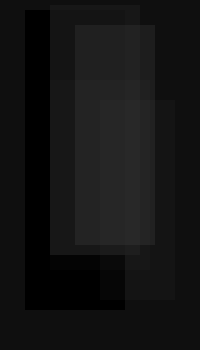
Frame 1 (no input)
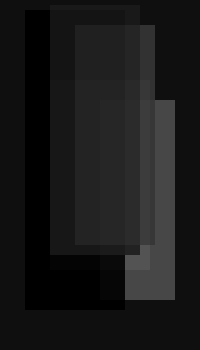
Frame 60 (the mouse pressed at the canvas centre just before this capture)
Frame 120 (the mouse held since frame 60 and released just before this capture): identical to frame 60, image omitted

The Processing sketch that drew these frames (run headless with seeded random() and noise(); from frame 60 on, the mouse is pressed at the canvas centre):

// Processing sketch: processing_23244
// ── processing_23244.pde

void setup(){
  size(200,350);
  background(15);
}

void draw(){
  fill(0,255);
  noStroke();
  rect(25,10,100,300);
  
  fill(25,200);
  noStroke();
  rect(50,5,90,250);
  
  fill(50,100);
  noStroke();
  rect(75,25,80,220);
  
  fill(75,20);
  noStroke();
  rect(100,100,75,200);
  
  fill(100,10);
  noStroke();
  rect(50,80,100,190);
  
}
